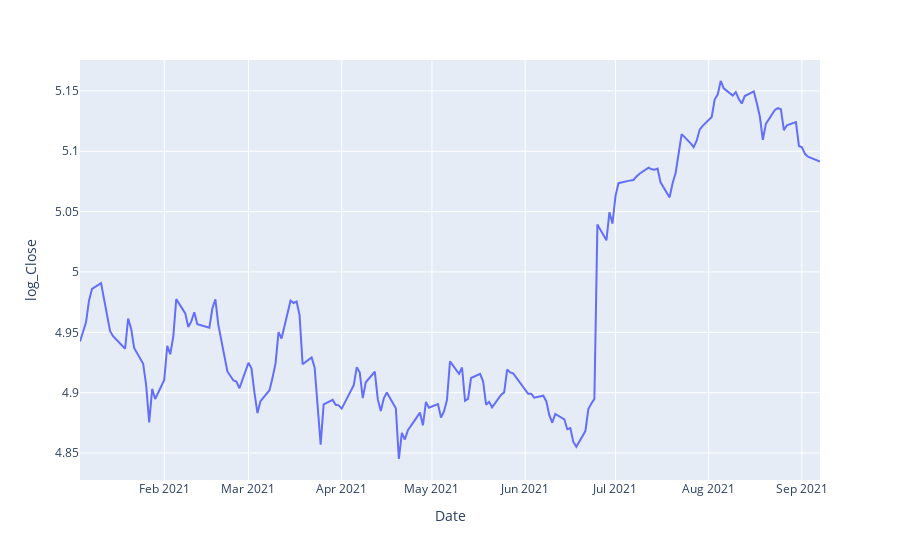

Notebook source saved alongside this figure:
### Markdown cell above
We introduce log close to stable the variation.

### Code cell
data['log_Close'] = np.log(data['Close'])
px.line(data,y='log_Close')

### Figure 1 — Plotly figure (JSON) as saved in the notebook; plotly's stock layout.template omitted (floating-point values rounded to 4 significant figures; data arrays with more than 128 entries replaced by an {"elided": "..."} marker saying what was removed)
{"data": [{"hovertemplate": "Date=%{x}<br>log_Close=%{y}<extra></extra>", "legendgroup": "", "line": {"color": "#636efa", "dash": "solid"}, "marker": {"symbol": "circle"}, "mode": "lines", "name": "", "orientation": "v", "showlegend": false, "type": "scatter", "x": {"elided": "171 str values"}, "xaxis": "x", "y": {"elided": "171 float values"}, "yaxis": "y"}], "layout": {"legend": {"tracegroupgap": 0}, "margin": {"t": 60}, "xaxis": {"anchor": "y", "domain": [0, 1], "title": {"text": "Date"}}, "yaxis": {"anchor": "x", "domain": [0, 1], "title": {"text": "log_Close"}}}}
